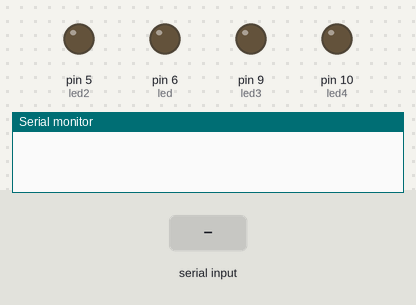
The sketch below on a simulated Arduino Uno, built with avr-gcc and run on an emulated ATmega328P. Shown: output pins drawn as LEDs (lit = HIGH), the last lines printed to the serial monitor. Inputs (shaded band) come from the test bench.

Above: at 1.2 s.
1.3 s: "1" received over the second serial link
At 1.9 s:
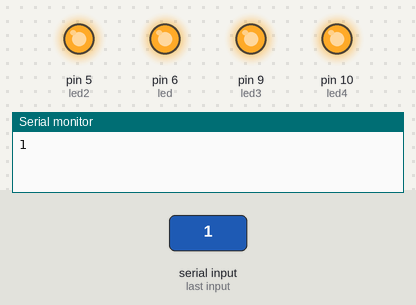
2.8 s: "4" received over the second serial link
At 3.1 s:
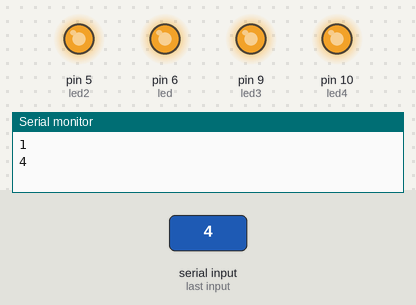
Timing chart, 0 to 5.8 s (numbered marks = the images above; inputs shaded):
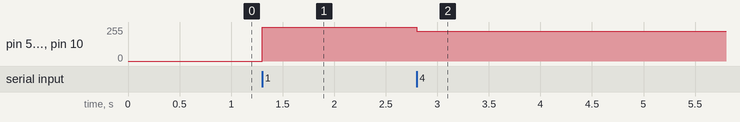

Measured:
- after the input at 1.3 s, pin 5 (led2), pin 6 (led), pin 9 (led3), pin 10 (led4): 0/255 → 255/255 at once
- after the input at 2.8 s, pin 5 (led2), pin 6 (led), pin 9 (led3), pin 10 (led4): 255/255 → 225/255 at once

The sketch:

Controlador.ino
```cpp
#include "SoftwareSerial.h"

SoftwareSerial bluetooth(0, 1); //TX, RX do bluetooth
const int led = 6;
const int led2 = 5;
const int led3 = 9;
const int led4 = 10;
int start = 0;
int controlador = 0;
int qualidade = 0;
int intencidade = 255;
int valor = 0;

void setup() {
  // put your setup code here, to run once:
  pinMode(led, OUTPUT);
  pinMode(led2, OUTPUT);
  pinMode(led3, OUTPUT);
  pinMode(led4, OUTPUT);
  pinMode(A0, INPUT);
  Serial.begin(38400);
  bluetooth.begin(9600);
}

void loop() {
  if (Serial.available()) {
    char r = Serial.read(); // Lê o dado e salva em registrador
    bluetooth.print(r);
  }
  if (bluetooth.available()) {
    char r = bluetooth.read();// Envia o dado recebido do serial para o Bluetooth
    Serial.println(r); //Imprime o dado recebido
    if (r == '0') start = 0;
    if (r == '1') start = 1;
    if (r == '2') controlador = 0;
    if (r == '3') controlador = 1;
    if (r == '4' && controlador == 0 && qualidade == 0) intencidade -= 30;
    if (r == '5' && controlador == 0 && qualidade == 0) intencidade += 30;
    if (r == '6') qualidade = 1;
    if (r == '7') qualidade = 0;
  }
  if (start == 0) {
    analogWrite(led, 0);
    analogWrite(led2, 0);
    analogWrite(led3, 0);
    analogWrite(led4, 0);
  } else {
    if (controlador == 0) {
      if (intencidade < 10)intencidade = 0;
      if (intencidade > 255)intencidade = 255;
      analogWrite(led, intencidade);
      analogWrite(led2, intencidade);
      analogWrite(led3, intencidade);
      analogWrite(led4, intencidade);
      if (qualidade == 1) {
        if (intencidade > 30) {
          intencidade -= 10;
          delay(1000);
        }
      }
    } else {
      valor = analogRead(A0);
      Serial.println(valor);

      if (valor < 750 )intencidade = intencidade + 10;
      if (valor > 760 )intencidade = intencidade - 10;
      if (intencidade > 255) intencidade = 255;
      if (intencidade < 10)intencidade = 0;

      delay(100);
      analogWrite(led, intencidade);
      analogWrite(led2, intencidade);
      analogWrite(led3, intencidade);
      analogWrite(led4, intencidade);
      delay(100);
    }

  }
}
```
